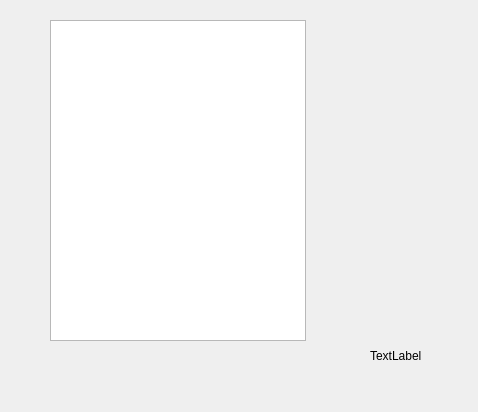
<?xml version="1.0" encoding="UTF-8"?>
<ui version="4.0">
 <class>Dialog</class>
 <widget class="QDialog" name="Dialog">
  <property name="geometry">
   <rect>
    <x>0</x>
    <y>0</y>
    <width>478</width>
    <height>412</height>
   </rect>
  </property>
  <property name="windowTitle">
   <string>Dialog</string>
  </property>
  <widget class="QLabel" name="label">
   <property name="geometry">
    <rect>
     <x>370</x>
     <y>350</y>
     <width>54</width>
     <height>12</height>
    </rect>
   </property>
   <property name="text">
    <string>TextLabel</string>
   </property>
  </widget>
  <widget class="QTextBrowser" name="textBrowser">
   <property name="geometry">
    <rect>
     <x>50</x>
     <y>20</y>
     <width>256</width>
     <height>321</height>
    </rect>
   </property>
  </widget>
 </widget>
 <resources/>
 <connections/>
</ui>
